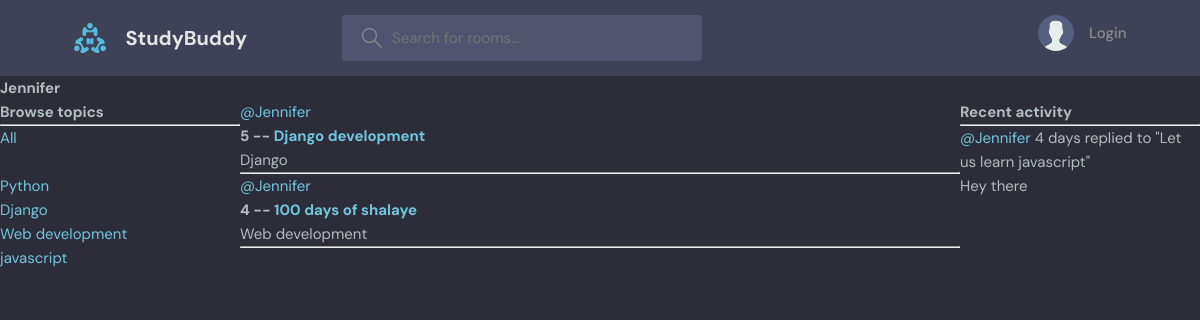
The page /profile/2 on the database its author committed.
### base/models.py (models this page shows, shortened)
class Topic(models.Model):
    name = models.CharField(max_length=200)

class Room(models.Model):
    host = models.ForeignKey(User, on_delete=models.SET_NULL, null=True)
    topic = models.ForeignKey(Topic, on_delete=models.SET_NULL, null=True)
    name = models.CharField(max_length=200)
    description = models.TextField(null=True, blank=True)
    participants = models.ManyToManyField(
        User, related_name="participants", blank=True)
    updated = models.DateTimeField(auto_now=True)
    created = models.DateTimeField(auto_now_add=True)
    class Meta:
        ordering = ["-updated", "-created"]
    def __str__(self):
        return self.name

class Message(models.Model):
    user = models.ForeignKey(User, on_delete=models.CASCADE)
    room = models.ForeignKey(Room, on_delete=models.CASCADE)
    body = models.TextField()
    updated = models.DateTimeField(auto_now=True)
    created = models.DateTimeField(auto_now_add=True)
    class Meta:
        ordering = ["-updated", "-created"]
    def __str__(self):
        return self.body[0:50]

### base/views.py (the view)
# urls.py: path("profile/<str:pk>", userProfile, name="user-profile"),
def userProfile(request, pk):
    user = User.objects.get(id=pk)
    rooms = user.room_set.all()
    room_messages = user.message_set.all()
    topics = Topic.objects.all()
    context = {"user": user, "rooms": rooms,
               "topics": topics, "room_messages": room_messages}
    return render(request, "base/profile.html", context)

### base/templates/base/profile.html (shortened to what this page needs)
{% extends 'main.html' %} {% block content %}
<h1>{{user.username}}</h1>
<div class="profile-container">
	<div>
		{% include "base/topics_component.html" %}
		<div>
			<div>{% include "base/feed_component.html" %}</div>
		</div>
		<div>{% include 'base/activity_component.html' %}</div>
	</div>
	{% endblock content %}

### base/templates/base/topics_component.html
<h3>Browse topics</h3>
		<hr>
		<div>
			<a href="{% url "home"%}">All</a>
		</div>
		<br>
		{% for topic in topics %}
			<div>
				<a href="{% url "home" %}?q={{topic.name }}">{{topic.name}}</a>
			</div>
		{% endfor %}
	</div>

### base/templates/base/feed_component.html (shortened to what this page needs)
{%for room in rooms%}
		<div>
			<a href={%url "user-profile" room.host.id %}>@{{room.host.username}}</a>
			<h5>{{room.id}} -- <a href="{% url "room" room.id%}">{{room.name}}</a></h5>
			<small>{{room.topic.name}}</small>
			<hr>
		</div>
		{% endfor %}

### base/templates/base/activity_component.html (shortened to what this page needs)
    <h3>Recent activity</h3>
    <hr>
    {% for message in room_messages %}
    <div>
        <small><a href="{% url "user-profile" message.user.id%}">@{{message.user}}</a> {{message.created|timesince}}</small>
        <small>replied to "{{message.room}}"</small>
        <p>{{message}}</p>
    </div>
    {% endfor %}

### static/styles/style.css (style rules this page uses)
:root { --color-main: #71c6dd; --color-main-light: #e1f6fb; --color-dark: #3f4156; --color-dark-medium: #51546e; --color-dark-light: #696d97; --color-light: #e5e5e5; --color-gray: #8b8b8b; --color-light-gray: #b2bdbd; --color-bg: #2d2d39; --color-success: #5dd693; --color-error: #fc4b0b; }
* { font-family: "DM Sans", -apple-system, BlinkMacSystemFont, "Segoe UI", Roboto, Oxygen, Ubuntu, Cantarell, "Open Sans", "Helvetica Neue", sans-serif; margin: 0; padding: 0; box-sizing: border-box; text-rendering: optimizeLegibility; font-size: inherit; }
html { font-size: 56.25%; }
@media only screen and (min-width: 1200px) { html { font-size: 62.5%; } }
body { line-height: 1.6; font-weight: 400; font-size: 1.5rem; color: var(--color-light-gray); background-color: var(--color-bg); min-height: 100vh; }
a { display: inline-block; color: var(--color-main); text-decoration: none; }

### base/templates/base/profile.html (style rules this page uses)
.profile-container { display: grid; grid-template-columns: 1fr 3fr 1fr; }

### rows shown on the page
Topic: name "Python"
Topic: name "Django"
Topic: name "Web development"
Topic: name "javascript"
Room: host.username "Jennifer", id "5", name "Django development", topic.name "Django"
Room: host.username "Jennifer", id "4", name "100 days of shalaye", topic.name "Web development"
Message: user "Jennifer", created "4 days", room "Let us learn javascript", body "Hey there"

### other values the page prints
{{ user.username }} "Jennifer"
